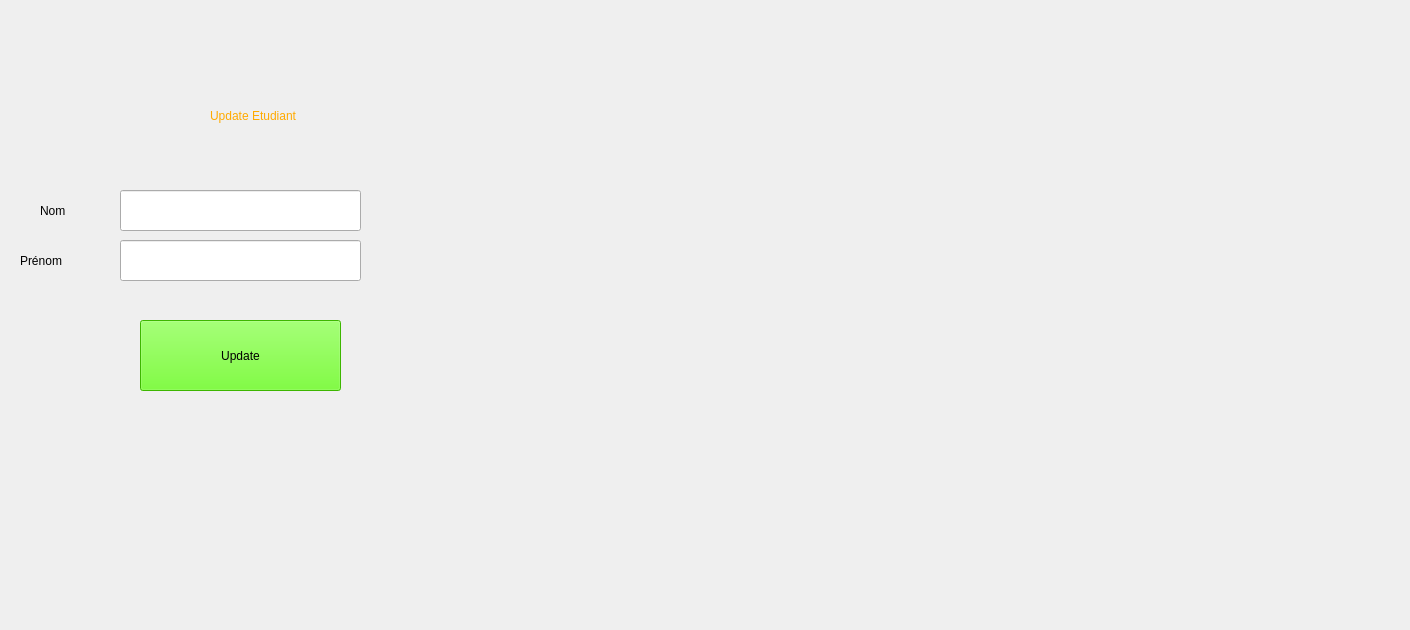
    <widget class="QWidget" name="updateEtudiant">
     <widget class="QLabel" name="label_33">
      <property name="geometry">
       <rect>
        <x>210</x>
        <y>90</y>
        <width>361</width>
        <height>51</height>
       </rect>
      </property>
      <property name="styleSheet">
       <string notr="true">font: 900 24pt &quot;Segoe UI Black&quot;;
color: rgb(255, 170, 0);</string>
      </property>
      <property name="text">
       <string>Update Etudiant</string>
      </property>
     </widget>
     <widget class="QLabel" name="label_36">
      <property name="geometry">
       <rect>
        <x>0</x>
        <y>-10</y>
        <width>1401</width>
        <height>621</height>
       </rect>
      </property>
      <property name="text">
       <string/>
      </property>
      <property name="pixmap">
       <pixmap>../../Downloads/baim-hanif-pYWuOMhtc6k-unsplash.jpg</pixmap>
      </property>
      <property name="scaledContents">
       <bool>true</bool>
      </property>
     </widget>
     <widget class="QLabel" name="label_37">
      <property name="geometry">
       <rect>
        <x>40</x>
        <y>190</y>
        <width>121</width>
        <height>41</height>
       </rect>
      </property>
      <property name="styleSheet">
       <string notr="true">font: 900 12pt &quot;Segoe UI Black&quot;;</string>
      </property>
      <property name="text">
       <string>Nom</string>
      </property>
     </widget>
     <widget class="QLabel" name="label_38">
      <property name="geometry">
       <rect>
        <x>20</x>
        <y>240</y>
        <width>151</width>
        <height>41</height>
       </rect>
      </property>
      <property name="styleSheet">
       <string notr="true">font: 900 12pt &quot;Segoe UI Black&quot;;</string>
      </property>
      <property name="text">
       <string>Prénom</string>
      </property>
     </widget>
     <widget class="QLabel" name="label_39">
      <property name="geometry">
       <rect>
        <x>0</x>
        <y>0</y>
        <width>201</width>
        <height>71</height>
       </rect>
      </property>
      <property name="text">
       <string/>
      </property>
      <property name="pixmap">
       <pixmap>../../Downloads/Capture-removebg-preview.png</pixmap>
      </property>
      <property name="scaledContents">
       <bool>true</bool>
      </property>
     </widget>
     <widget class="QLineEdit" name="nomEtudiantInputUpdate">
      <property name="geometry">
       <rect>
        <x>120</x>
        <y>190</y>
        <width>241</width>
        <height>41</height>
       </rect>
      </property>
      <property name="styleSheet">
       <string notr="true">font: 900 12pt &quot;Segoe UI Black&quot;;</string>
      </property>
     </widget>
     <widget class="QLineEdit" name="prenomEtudiantInputUpdate">
      <property name="geometry">
       <rect>
        <x>120</x>
        <y>240</y>
        <width>241</width>
        <height>41</height>
       </rect>
      </property>
      <property name="styleSheet">
       <string notr="true">font: 900 12pt &quot;Segoe UI Black&quot;;</string>
      </property>
     </widget>
     <widget class="QPushButton" name="update_Button">
      <property name="geometry">
       <rect>
        <x>140</x>
        <y>320</y>
        <width>201</width>
        <height>71</height>
       </rect>
      </property>
      <property name="styleSheet">
       <string notr="true">background-color: rgb(85, 255, 0);
font: 900 12pt &quot;Segoe UI Black&quot;;</string>
      </property>
      <property name="text">
       <string>Update</string>
      </property>
     </widget>
     <widget class="QLabel" name="label_44">
      <property name="geometry">
       <rect>
        <x>430</x>
        <y>150</y>
        <width>291</width>
        <height>311</height>
       </rect>
      </property>
      <property name="text">
       <string/>
      </property>
      <property name="pixmap">
       <pixmap>../../Downloads/pngegg.png</pixmap>
      </property>
      <property name="scaledContents">
       <bool>true</bool>
      </property>
     </widget>
     <zorder>label_36</zorder>
     <zorder>label_33</zorder>
     <zorder>label_37</zorder>
     <zorder>label_38</zorder>
     <zorder>label_39</zorder>
     <zorder>nomEtudiantInputUpdate</zorder>
     <zorder>prenomEtudiantInputUpdate</zorder>
     <zorder>update_Button</zorder>
     <zorder>label_44</zorder>
    </widget>
